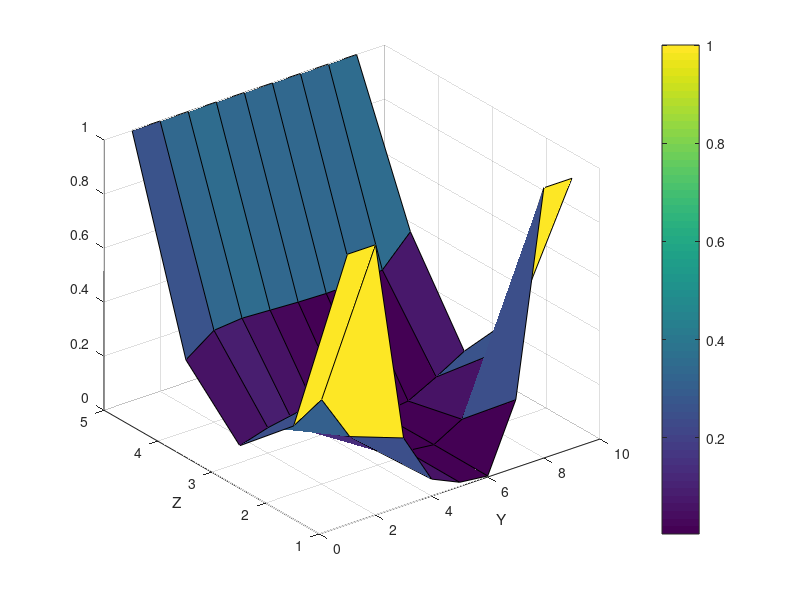

Source code (MATLAB):
close all;
clear all;

Ny = 9;
Nz = 5;
Situation =4;

Phi = zeros(Nz,Ny);
%Phi = ones(Nz,Ny);
if(Situation ==1)
    Phi(1,Ny) = 1;
    Phi(1,Ny-1) = 1;
elseif(Situation ==2)
    Phi(1,2) = 1;
    Phi(1,1) = 1;
elseif(Situation == 3)
    Phi(Nz,:) = 1;
else
    Phi(1,Ny) = 1;
    Phi(1,Ny-1) = 1;
    Phi(1,2) = 1;
    Phi(1,1) = 1;
    Phi(Nz,:) = 1;
end

for iter=1:1:1
    for i=1:1:Nz
       for j=1:1:Ny 
           if( i == 1 && 2<j && j<Ny-1)
               Phi(i,j) = (2*Phi(i+1,j) + Phi(i,j+1) + Phi(i,j-1))/4;
           elseif( (1<i && i<Nz ) && (j==1))
               Phi(i,j) = (2*Phi(i,j+1) + Phi(i-1,j) + Phi(i+1,j))/4;
           elseif( (1<i && i<Nz ) && (j==Ny))
               Phi(i,j) = (2*Phi(i,j-1) + Phi(i-1,j) + Phi(i+1,j))/4;    
           elseif( (1<i && i<Nz ) && ( 1<j && j<Ny))
               Phi(i,j) = (Phi(i,j+1) + Phi(i,j-1) + Phi(i+1,j)+Phi(i-1,j))/4;
           end 
       end
    end
end

figure
surf(Phi)
xlabel('Y');
ylabel('Z');
colorbar
